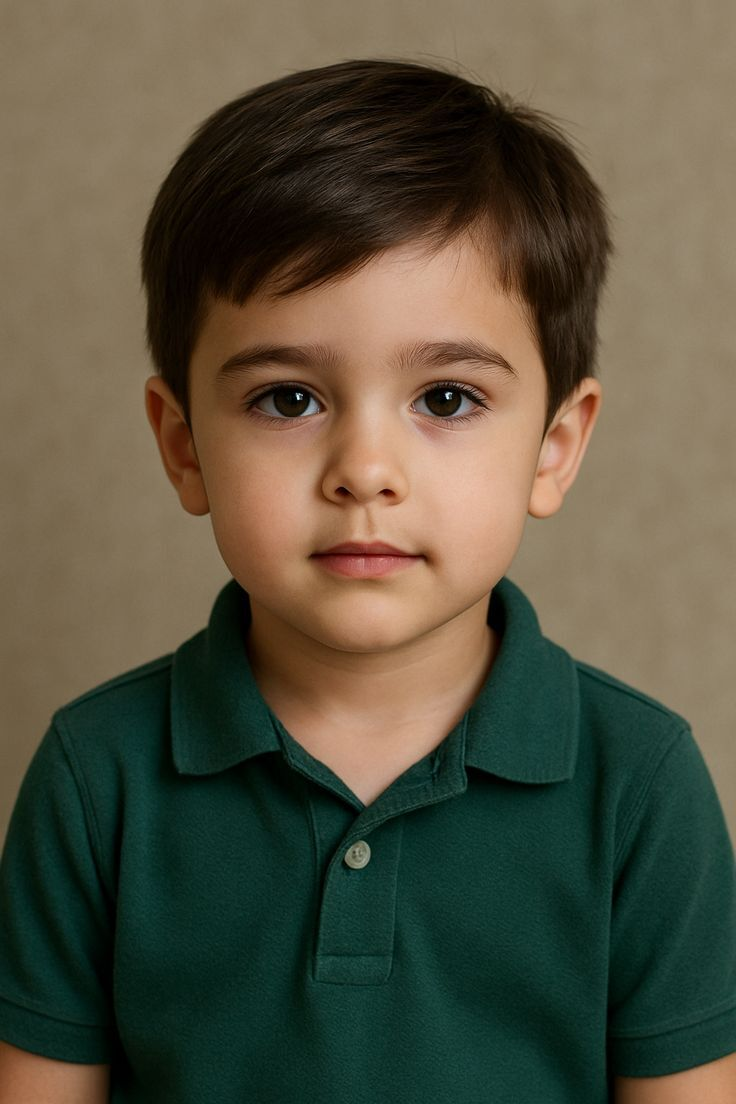
#> input picture 1231/baby.jpg, 736 x 1104 px
$ python 1231_1.py
#> lines starting #> are read from the running program, lines starting #| are printed output that depends on the picture; after the words box and inside, x2 and y2 are one past the last pixel; in counts of white or black regions, pixels touching at a corner belong together
import cv2
import numpy as np
import matplotlib.pyplot as plt

face_cascade=cv2.CascadeClassifier(
    cv2.data.haarcascades + "haarcascade_frontalface_default.xml"
)

img=cv2.imread("baby.jpg")
#> img is the input picture: shape (1104, 736, 3); mean B, G, R 64, 82.5, 86.9

gray=cv2.cvtColor(img,cv2.COLOR_BGR2GRAY)
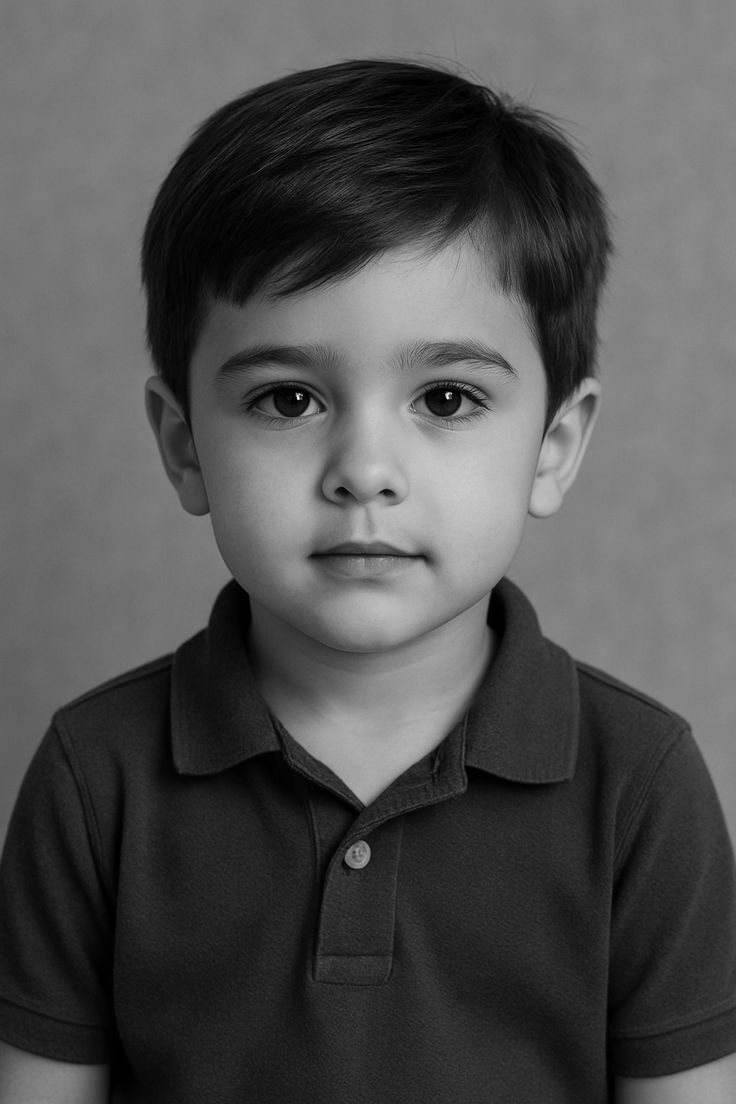
#> gray: shape (1104, 736); min 0, max 250, mean 81.7

faces=face_cascade.detectMultiScale(
    gray,scaleFactor=1.1,minNeighbors=5,minSize=(20,20)
)
#> faces = [[140, 220, 463, 463]]

for x,y,w,h in faces:
    cv2.rectangle(img,(x,y),(x+w,y+h),(0,255,0),2)
#> this loop made 1 pass
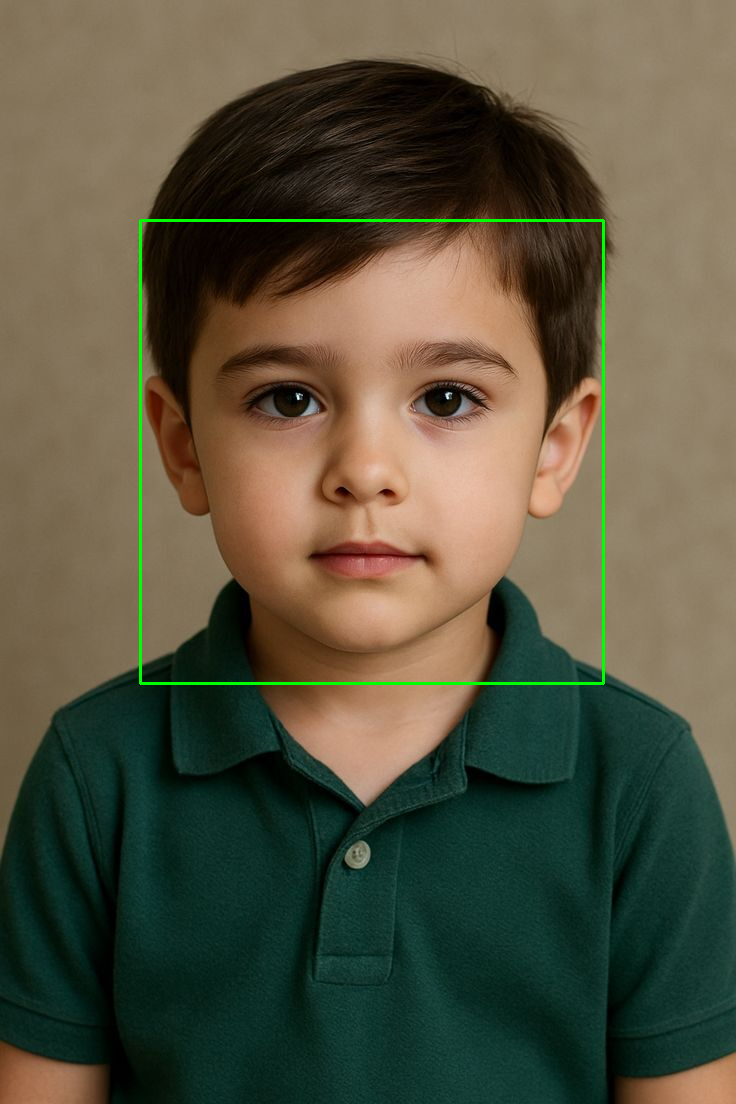
#> img: shape (1104, 736, 3); 0.68% of pixels changed, all inside (x1, y1, x2, y2) = (139, 219, 605, 685)

cv2.imshow("face recognition",img)
cv2.waitKey(0)
cv2.destroyAllWindows()
